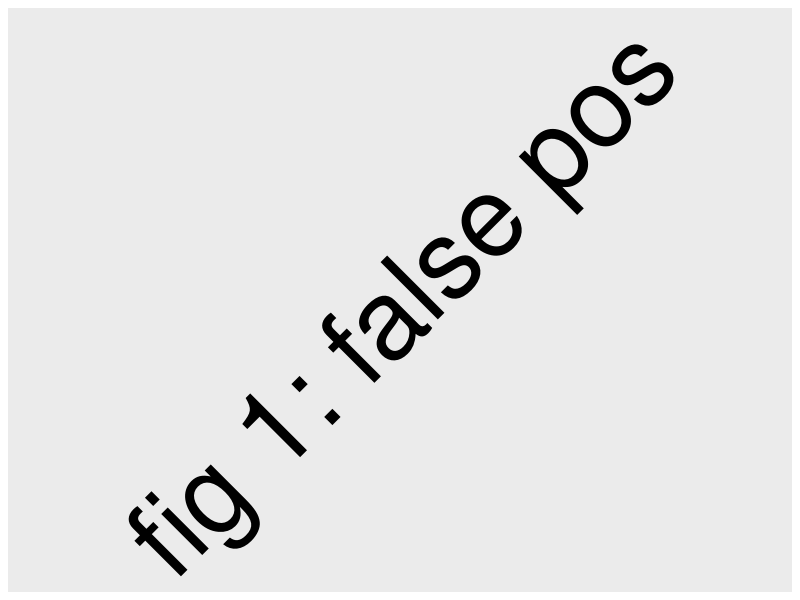

The R source for this figure: (Note: this script raises an error after producing the figure.)
library(cowplot)
library(dplyr)
library(ggplot2)
p <- ggplot() +
    draw_label("fig 1: false pos", size = 80, angle = 45)

ggsave(filename = snakemake@output[['tiff']], 
       plot = p,
       device = 'tiff')